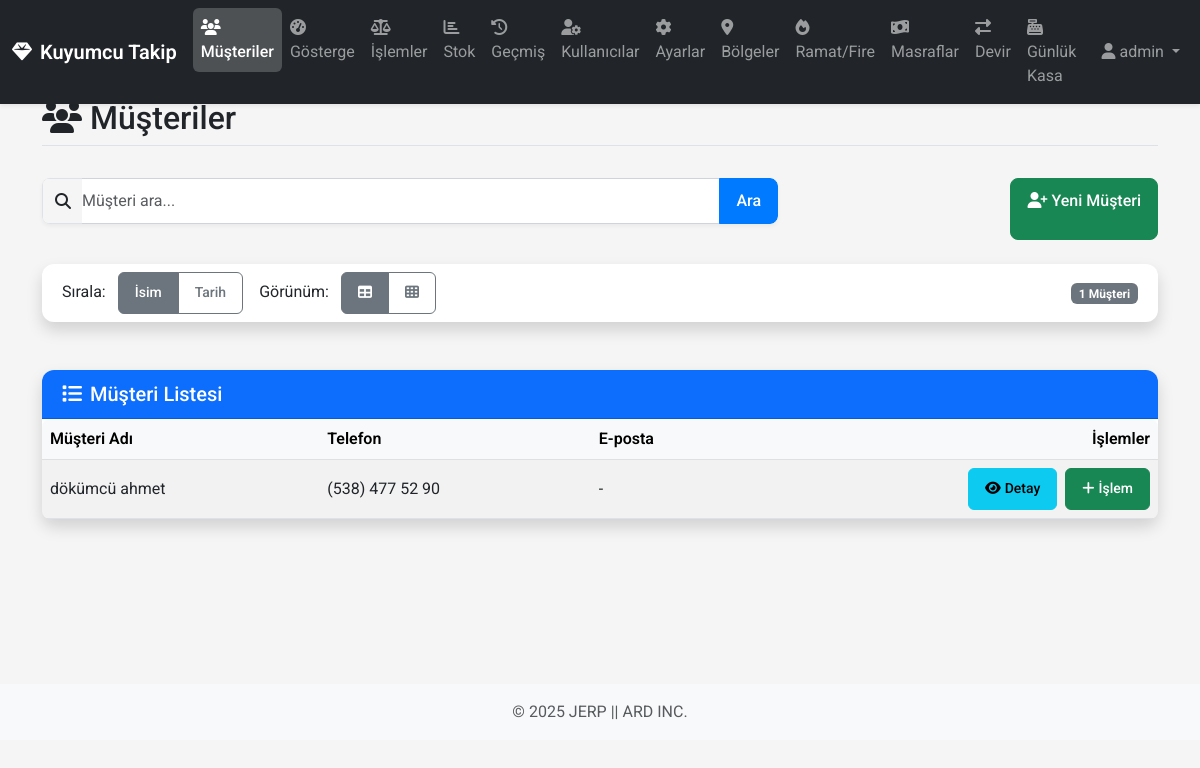
Page /customers (signed in) on the earlier database version.
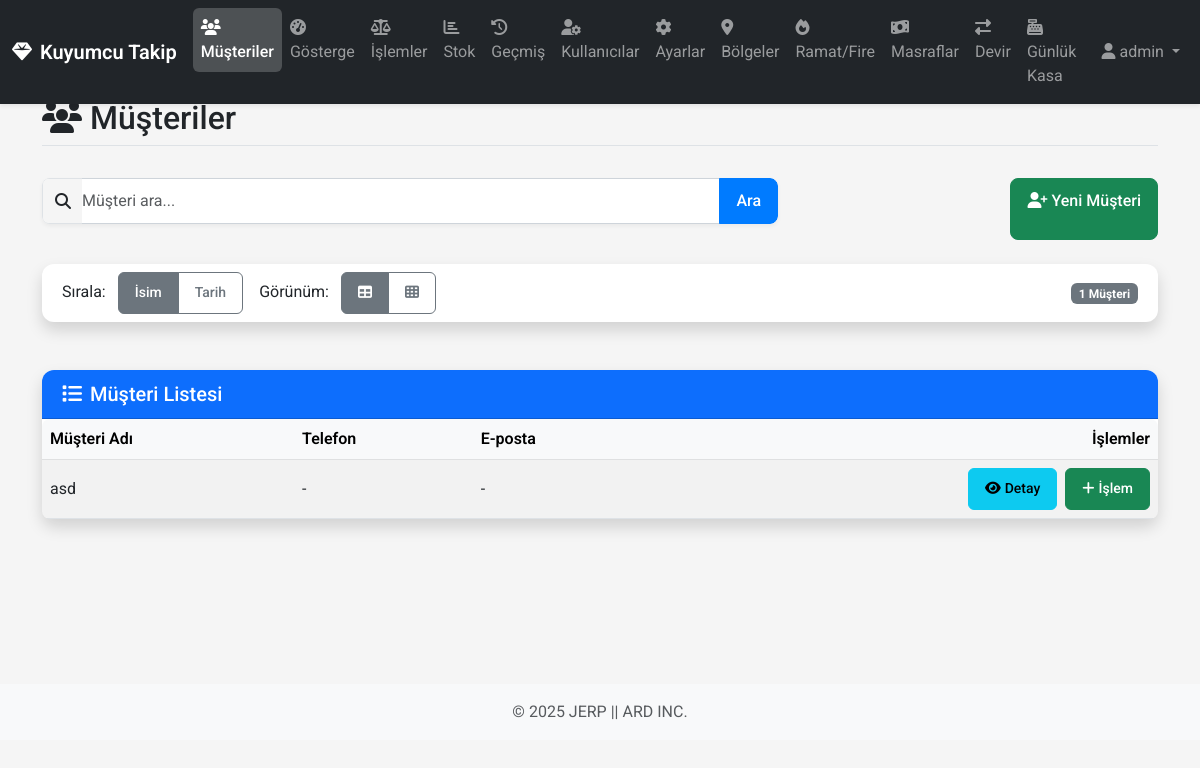
Same page on the later database version.
### app/models/database.py (models this page shows, shortened)
class Customer(db.Model):
    __tablename__ = 'customers'
    id = db.Column(db.Integer, primary_key=True)
    name = db.Column(db.String(100), nullable=False)
    phone = db.Column(db.String(20))
    email = db.Column(db.String(100))
    address = db.Column(db.String(200))
    created_at = db.Column(db.DateTime, default=datetime.utcnow)
    transactions = db.relationship('CustomerTransaction',
                                   backref=db.backref('customer_ref', uselist=False),
                                   lazy='dynamic')

### app/routes/views.py (the view)
@main_bp.route('/customers')
@login_required
def customers():
    search = request.args.get('search', '')
    customers_list = SystemManager.get_customers(search)
    return render_template(
        'customers.html',
        customers=customers_list,
        search=search
    )

### app/models/database.py (called while the page is built)
    def has_role(self, role):
        if self.is_admin:
            return True
        if role == 'manager' and self.role == 'manager':
            return True
        if role == 'staff' and (self.role == 'manager' or self.role == 'staff'):
            return True
        return False

### app/models/system_manager.py (called while the page is built, shortened)
    @staticmethod
    def get_customers(search=None, limit=100):
        query = Customer.query
        return query.order_by(Customer.name).limit(limit).all()

### app/routes/views.py (called while the page is built)
@login_manager.user_loader
def load_user(user_id):
    return User.query.get(int(user_id))

### app/templates/customers.html (shortened to what the changed rows need)
{% extends 'base.html' %}
{% block content %}
<div class="row mb-4">
    <div class="col">
        <h2 class="border-bottom pb-2"><i class="fas fa-users me-2"></i>Müşteriler</h2>
    </div>
</div>
<div class="row customer-view" id="tableView">
    <div class="col-12">
        <div class="card shadow">
            <div class="card-body p-0">
                <div class="table-responsive">
                    <table class="table table-hover table-striped mb-0 table-mobile" id="customersTable">
                        <thead class="table-light">
                            <tr>
                                <th class="sortable" data-sort="name">Müşteri Adı</th>
                                <th class="sortable" data-sort="phone">Telefon</th>
                                <th class="d-none d-md-table-cell sortable" data-sort="email">E-posta</th>
                                <th class="text-end">İşlemler</th>
                            </tr>
                        </thead>
                        <tbody>
                            {% for customer in customers %}
                            <tr>
                                <td data-label="Müşteri Adı">{{ customer.name }}</td>
                                <td data-label="Telefon">{{ customer.phone or "-" }}</td>
                                <td data-label="E-posta" class="d-none d-md-table-cell">{{ customer.email or "-" }}</td>
                                <td data-label="İşlemler" class="text-end">
                                    <a href="{{ url_for('main.customer_detail', customer_id=customer.id) }}" class="btn btn-sm btn-info">
                                        <i class="fas fa-eye"></i><span class="d-none d-md-inline-block ms-1">Detay</span>
                                    </a>
                                    <a href="{{ url_for('main.add_customer_transaction', customer_id=customer.id) }}" class="btn btn-sm btn-success ms-1">
                                        <i class="fas fa-plus"></i><span class="d-none d-md-inline-block ms-1">İşlem</span>
                                    </a>
                                </td>
                            </tr>
                            {% endfor %}
                        </tbody>
                    </table>
                </div>
            </div>
        </div>
    </div>
</div>
{% endblock %}

Differences in the rows shown:
removed Customer: name "dökümcü ahmet", phone "(538) 477 52 90", email "-"
added Customer: name "asd", phone "-", email "-"
